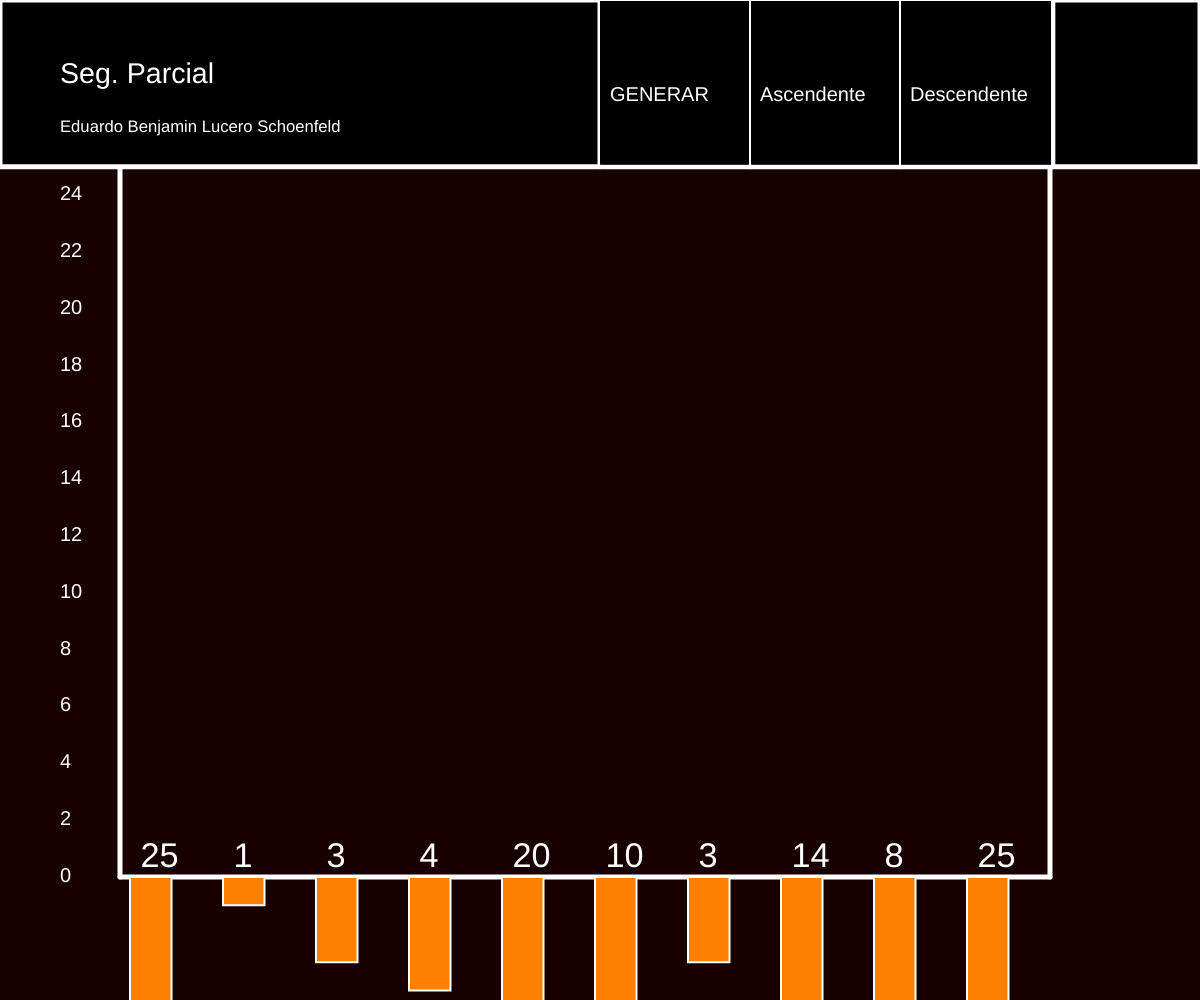
Frame 1 (no input)
Frame 60 (no input): identical to frame 1, image omitted
Frame 120 (the mouse pressed at the canvas centre since frame 60): identical to frame 1, image omitted

The p5.js sketch that drew this single still picture (run headless with seeded random() and noise() and a simulated clock; from frame 60 on, the mouse is pressed at the canvas centre):

// p5.js sketch
// ── sketch.js
var RandomInput = [];
var btonG = true;
var btonA = true;
var btonD = true;
function setup() {
    createCanvas(windowWidth, windowHeight);
    GeneratRand(); 
    
 }

function draw() {
    background(25,0,0);
    let h = windowHeight;
    let w = windowWidth;
    
    let w1 = w/2.5;
    let w2 = w/10;
    
    let h1 = h/7.5;
    let h2 = h/13;
    
    let w3 = w2*7.75+w2;
    let h3 = h1*6 + h2;
    
    let h4 = (-(h3-(h/6)));
    let w4 = w/2;
    let h5 = h/6;
    
    strokeWeight(5);//tamano borde linea
    stroke(255);//color lineas bordes
    line(w2, h/6 + 1, w2, h3);//linea
    line(w3, h/6 + 1, w3, h3);
    line(w2, h3, w3, h3);
    fill(0);
    rect(0, 0, w, h/6);
    strokeWeight(0);//borde letra 
    fill(255);//color de letra
    textSize(h/50); 
    for(let x=1;x<=25;x+=2)text((25-x).toString(), w2/2, ((h/6+5))+(((h3-(h/6))/25)*x) );
    textSize(h/35);
    text("Seg. Parcial", w2/2,(h/12));
    textSize(h/60);
    text("Eduardo Benjamin Lucero Schoenfeld", w2/2,(h/7.6));
    strokeWeight(5);
    stroke(255);
    line(w4, 0 , w4, h5);
    line(w4+(w/8), 0 , w4+(w/8), h5);
    line(w4+(w/4), 0 , w4+(w/4), h5);
    line(w4+(w/2.65), 0 , w4+(w/2.65), h5);
    //btn Generar
    if (mouseIsPressed && (mouseX > w4 && mouseX < w4+(w/8) && mouseY > 0 && mouseY < h5)) {
        if(btonG){
            fill(255);
            GeneratRand();
            btonG=false;
        }
      } else {
        btonG=true;
        fill(0);  
      }
    strokeWeight(0);
    rect(w4,1 , w/8-1, h5-3);
    strokeWeight(0);//borde letra 
    fill(255);//color de letra
    textSize(h/50);
    text("GENERAR",
    w4+(w4/60),(h/9.9));
    
    //btn2 Acendente
    if (mouseIsPressed && (mouseX > w4+(w/8) && mouseX < w4+(w/4) && mouseY > 0 && mouseY < h5)) {
        if(btonA){
            fill(255);
            OrList();
            btonA=false;
        }
      } else {
        btonA=true;
        fill(0);  
      }
    strokeWeight(0);
    rect(w4+(w/8)+1,1 , (w/8)-2, h5-3);
    strokeWeight(0);//borde letra 
    fill(255);//color de letra
    textSize(h/50);
    text("Ascendente",
    w4+(w/8)+(w4/60),(h/9.9));
    
    //btn3 Descendente
    if (mouseIsPressed && (mouseX > w4+(w/4) && mouseX < w4+(w/2.65) && mouseY > 0 && mouseY < h5)) {
        if(btonD){
            fill(255);
            OrLInv();
            btonD=false;
        }
      } else {
        btonD=true;
        fill(0);  
      }
    strokeWeight(0);
    rect(w4+(w/4)+1,1 , w/8, h5-3);
    strokeWeight(0);//borde letra 
    fill(255);//color de letra
    textSize(h/50);
    text("Descendente",
    w4+(w/4)+(w4/60),(h/9.9));
    
    
    let y = (RandomInput.length*2);
    let x=0;
    for (let inputs of RandomInput) {
        do{
            if(x%2==0){
                CUBE_T((w2+10)+(((w3-w2)/y)*x),h3,((w3-w2)/y)-5,h4/(25/inputs),inputs);
                
            }    
            x=x+1;
        }while(!(x%2==0));       
    }
}
function GeneratRand(){
    let cantidad = RandomIntr(10);
    RandomInput=[];
    for(let x=0;x<=cantidad;x++){
        RandomInput.push(RandomIntr(26));
    }
}

function RandomIntr(max) {
  return Math.floor(Math.random() * Math.floor(max));
}
function CUBE_T(x2,y2,x3,y3,num){
    strokeWeight(2);//tamano borde linea
    stroke(255);
    fill(255,127,0);
    rect(x2, y2, x3, y3);
    strokeWeight(0);//borde letra 
    fill(255);//color de letra
    textSize(windowWidth/35); 
    text(num.toString(), x2+((x3)/4), y2-10);
}
function OrList(){
    for(let k=1;k<RandomInput.length;k++){
        for(let i=0;i<(RandomInput.length-k);i++){
             if (RandomInput[i] > RandomInput[i + 1]) {
                let aux = RandomInput[i];
                RandomInput[i] = RandomInput[i + 1];
                RandomInput[i + 1] = aux;
             }
        }    
    }
}
function OrLInv(){
    for(let k=1;k<RandomInput.length;k++){
        for(let i=0;i<(RandomInput.length-k);i++){
             if (RandomInput[i] < RandomInput[i + 1]) {
                let aux = RandomInput[i];
                RandomInput[i] = RandomInput[i + 1];
                RandomInput[i + 1] = aux;
             }
        }    
    }
}
function windowResized() {
  resizeCanvas(windowWidth, windowHeight);
}
